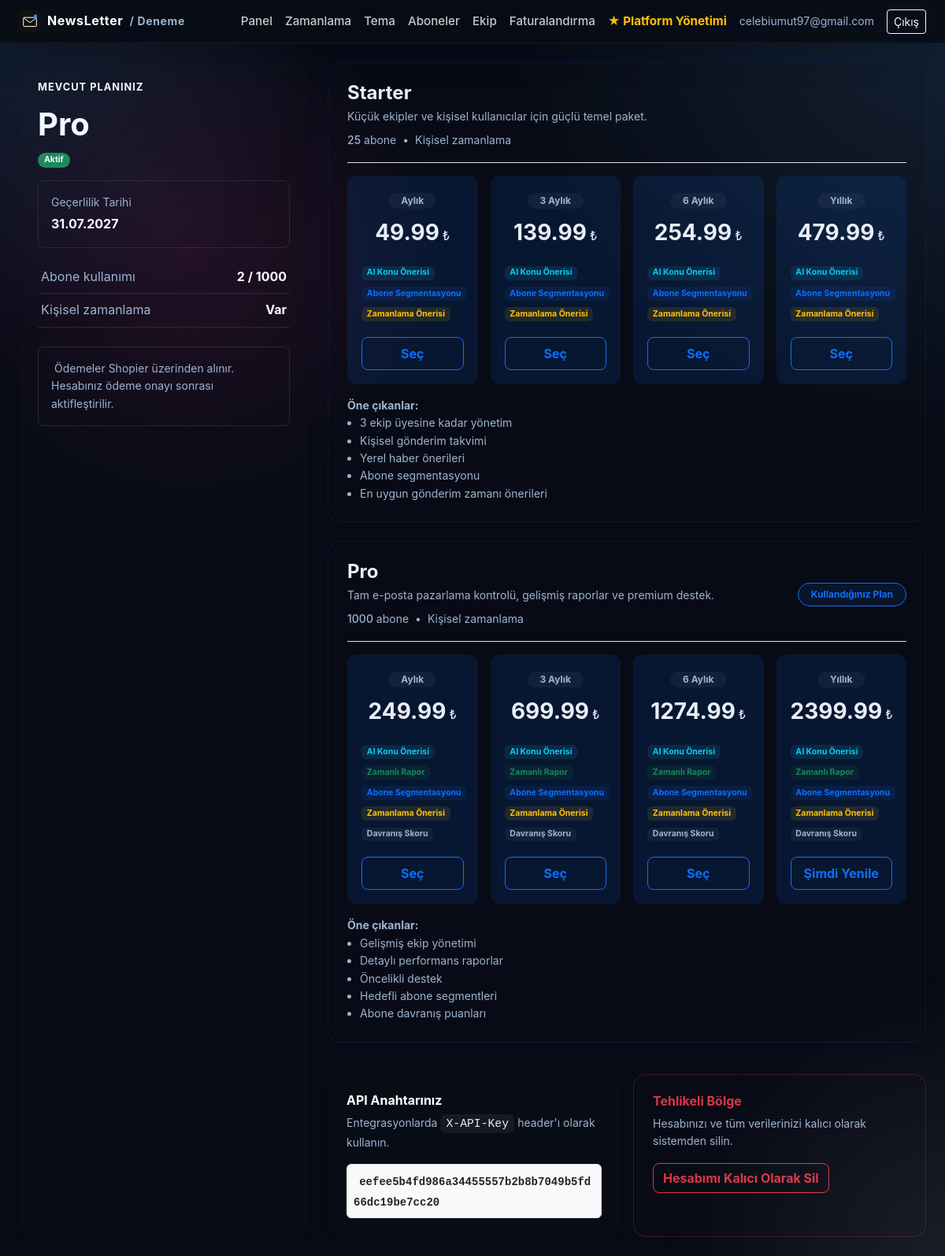
The page /panel/billing (signed in) on the database its author committed.
### app/models.py (models this page shows)
class Organization(Base):
    __tablename__ = "organizations"
    id = Column(Integer, primary_key=True)
    name = Column(String(200), nullable=False)
    slug = Column(String(200), unique=True, nullable=False)
    brand_name = Column(String(200), nullable=False)  # mail/panelde görünen marka adı
    owner_email = Column(String(255), nullable=False)
    account_type = Column(String(20), default="company", nullable=False)  # company | individual
    sector_id = Column(Integer, ForeignKey("sectors.id"), nullable=True)  # kayıt sırasında seçilen sektör
    mail_theme = Column(String(20), default="klasik", nullable=False)  # klasik | minimal
    mail_accent = Column(String(20), default="#111111", nullable=False)  # bültende kullanılan vurgu rengi (hex)
    created_at = Column(DateTime, default=datetime.utcnow, nullable=False)
    plan = Column(String(30), default="free", nullable=False)  # free | starter | pro
    subscription_status = Column(String(30), default="trialing", nullable=False)
    trial_ends_at = Column(DateTime, nullable=True)
    subscription_expires_at = Column(DateTime, nullable=True)  # Shopier tekrarlayan ödeme yapmadığı için manuel takip edilir
    current_duration_days = Column(Integer, nullable=True)  # 30/90/180/365 - hangi süre paketi aktif, Faturalandırma sayfasında doğru kutuyu "Yenile" göstermek için
    renewal_reminder_sent_at = Column(DateTime, nullable=True)
    api_key = Column(String(64), unique=True, nullable=True)
    mail_theme = Column(String, default="klasik")
    mail_accent = Column(String, default="#000000")

### app/routers/billing.py (the view)
@router.get("")
def billing_page(request: Request, db: Session = Depends(get_db), success: int | None = None,
                  error: str | None = None):
    guard, org = _guard(request, db)
    if guard:
        return guard
    plan = get_plan(org.plan, org.account_type)
    abone_sayisi = db.query(Subscriber).filter(Subscriber.organization_id == org.id).count()
    fiyat_tablosu = {}
    for plan_key in PLAN_LIMITS:
        if plan_key == "free":
            continue
        fiyat_tablosu[plan_key] = {
            duration_key: get_price(plan_key, duration_key) for duration_key in DURATIONS
        }
    plan_overrides = {key: get_plan(key, org.account_type) for key in PLAN_LIMITS if key != "free"}
    return templates.TemplateResponse("billing.html", {
        "request": request, "user": current_user_email(request), "org": org,
        "plan": plan, "abone_sayisi": abone_sayisi, "plans": PLAN_LIMITS,
        "plan_overrides": plan_overrides, "durations": DURATIONS, "fiyat_tablosu": fiyat_tablosu,
        "success": success, "error": error,
    })

### app/templates/billing.html (shortened to what this page needs)
{% extends "base.html" %}
{% block content %}
<div class="row g-4">
  <div class="col-md-4">
    <div class="card-corp p-4 rounded-4 shadow-sm border-0 h-100">
      <h6 class="text-uppercase text fw-bold mb-3" style="letter-spacing: 1px; font-size: 0.8rem;">Mevcut Planınız</h6>
      <p class="display-6 fw-bold mb-2 text-white">{{ plan.label }}</p>
      <p class="small mb-3">
        {% if org.subscription_status == 'trialing' %}<span class="badge bg-warning text-dark px-2 py-1 rounded-pill">Deneme süresi</span>
        {% elif org.subscription_status == 'active' %}<span class="badge bg-success px-2 py-1 rounded-pill">Aktif</span>
        {% elif org.subscription_status == 'expired' %}<span class="badge bg-danger px-2 py-1 rounded-pill">Süresi doldu</span>
        {% else %}<span class="badge bg-secondary px-2 py-1 rounded-pill">{{ org.subscription_status }}</span>{% endif %}
      </p>
      {% if org.subscription_expires_at and org.plan != 'free' %}
      <div class="p-3 bg-transparent rounded-3 border border-secondary border-opacity-25 mb-3">
        <span class="d-block small text-secondary mb-1">Geçerlilik Tarihi</span>
        <strong class="text-white">{{ org.subscription_expires_at.strftime('%d.%m.%Y') }}</strong>
      </div>
      {% endif %}
      <table class="table table-borderless table-sm mb-4" style="--bs-table-bg: transparent; --bs-table-color: inherit;">
        <tr class="border-bottom border-secondary border-opacity-25">
          <td class="text-secondary py-2">Abone kullanımı</td>
          <td class="text-end fw-bold py-2 text-white">{{ abone_sayisi }} / {{ plan.max_subscribers }}</td>
        </tr>
        <tr class="border-bottom border-secondary border-opacity-25">
          <td class="text-secondary py-2">Kişisel zamanlama</td>
          <td class="text-end fw-bold py-2 text-white">{{ 'Var' if plan.custom_schedule_allowed else 'Yok' }}</td>
        </tr>
      </table>
      <div class="p-3 border border-secondary border-opacity-25 small mb-0 rounded-3 text-secondary bg-transparent">
         Ödemeler Shopier üzerinden alınır. Hesabınız ödeme onayı sonrası aktifleştirilir.
      </div>
    </div>
  </div>
  <div class="col-md-8">
    {% for key, p in plans.items() %}
    {% if key != 'free' %}
    <div class="plan-wrapper p-4 mb-4 shadow-sm">
      {% set active_plan = plan_overrides[key] %}
      <div class="d-flex justify-content-between align-items-center mb-3 border-bottom pb-3">
        <div>
          <h5 class="fw-bold mb-1 text fs-4">{{ p.label }}</h5>
          <p class="small text-secondary mb-2">{{ p.description }}</p>
          <div class="text-secondary small">
            <span class="fw-medium text">{{ active_plan.max_subscribers }}</span> abone
            {% if active_plan.custom_schedule_allowed %}<span class="mx-1">&bull;</span> Kişisel zamanlama{% endif %}
          </div>
        </div>
        {% if key == org.plan %}
          <span class="badge bg-primary bg-opacity-10 text-primary border border-primary px-3 py-2 rounded-pill">Kullandığınız Plan</span>
        {% endif %}
      </div>
      <div class="row g-3">
        {% for dkey, d in durations.items() %}
        <div class="col-6 col-lg-3">
          <div class="duration-card p-3 text-center h-100 d-flex flex-column justify-content-between">
            <div class="mb-3">
              <span class="badge bg-secondary bg-opacity-10 text-secondary mb-2 rounded-pill px-3 py-1">{{ d.label }}</span>
              <div class="fw-bolder fs-3 price-text text">
                {{ '%.2f'|format(fiyat_tablosu[key][dkey]) }}<span class="fs-6 text fw-normal ms-1">₺</span>
              </div>
            </div>
            <div class="text-start small text-secondary mb-3">
              {% if active_plan.ai_subject_suggestions %}<span class="badge bg-info bg-opacity-10 text-info me-1 mb-1">AI Konu Önerisi</span>{% endif %}
              {% if active_plan.scheduled_reports %}<span class="badge bg-success bg-opacity-10 text-success me-1 mb-1">Zamanlı Rapor</span>{% endif %}
              {% if active_plan.subscriber_segmentation %}<span class="badge bg-primary bg-opacity-10 text-primary me-1 mb-1">Abone Segmentasyonu</span>{% endif %}
              {% if active_plan.send_time_insights %}<span class="badge bg-warning bg-opacity-10 text-warning me-1 mb-1">Zamanlama Önerisi</span>{% endif %}
              {% if active_plan.behavior_scores %}<span class="badge bg-secondary bg-opacity-10 text-secondary me-1 mb-1">Davranış Skoru</span>{% endif %}
            </div>
            <form method="post" action="/panel/billing/checkout/{{ key }}/{{ dkey }}">
              <button class="btn btn-outline-primary w-100 fw-bold btn-plan py-2">
                {% if key == org.plan and org.subscription_status == 'active' and d.days == org.current_duration_days %}
                  Şimdi Yenile
                {% else %}
                  Seç
                {% endif %}
              </button>
            </form>
          </div>
        </div>
        {% endfor %}
      </div>
      <div class="mt-3 small text-secondary">
        <strong>Öne çıkanlar:</strong>
        <ul class="mb-0 ps-3">
          {% for feature in active_plan.features %}
          <li>{{ feature }}</li>
          {% endfor %}
        </ul>
      </div>
    </div>
    {% endif %}
    {% endfor %}
    <div class="row g-3 mt-2">
      <div class="col-md-6">
        <div class="card-corp p-4 h-100 rounded-4 border-0 shadow-sm">
          <h6 class="fw-bold mb-2">API Anahtarınız</h6>
          <p class="small text-secondary mb-3">Entegrasyonlarda <code>X-API-Key</code> header'ı olarak kullanın.</p>
          <div class="bg-light p-2 rounded border text-break">
            <code class="small text-dark fw-bold">{{ org.api_key }}</code>
          </div>
        </div>
      </div>
      <div class="col-md-6">
        <div class="card-corp p-4 h-100 rounded-4 border border-danger border-opacity-25 shadow-sm">
          <h6 class="fw-bold mb-2 text-danger">Tehlikeli Bölge</h6>
          <p class="small text-secondary mb-3">Hesabınızı ve tüm verilerinizi kalıcı olarak sistemden silin.</p>
          <a href="/panel/delete-account" class="btn btn-outline-danger fw-bold rounded-3">Hesabımı Kalıcı Olarak Sil</a>
        </div>
      </div>
    </div>
  </div>
</div>
{% endblock %}

### app/templates/base.html (shortened to what this page needs)
<!DOCTYPE html>
<html lang="tr">
<head>
<link href="https://cdn.jsdelivr.net/npm/bootstrap@5.3.3/dist/css/bootstrap.min.css" rel="stylesheet">
<link href="/static/style.css" rel="stylesheet">
</head>
<body>
{% if user %}
<nav class="navbar navbar-dark navbar-corp">
  <div class="container-fluid px-4">
    <a class="navbar-brand fw-bold d-flex align-items-center gap-2" href="/panel">
      <img src="/static/logo.svg" alt="" height="28">
      {{ brand_name }}{% if org %}<span class="small text-secondary">/ {{ org.name }}</span>{% endif %}
    </a>
    <div class="d-flex align-items-center gap-3">
      <a href="/panel" class="nav-link-corp">Panel</a>
      <a href="/panel/schedule" class="nav-link-corp">Zamanlama</a>
      <a href="/panel/theme" class="nav-link-corp">Tema</a>
      {% if org and org.account_type == 'individual' %}
        <a href="/panel/my-categories" class="nav-link-corp">Kategorilerim</a>
      {% else %}
        <a href="/panel/subscribers" class="nav-link-corp">Aboneler</a>
        <a href="/panel/team" class="nav-link-corp">Ekip</a>
      {% endif %}
      <a href="/panel/billing" class="nav-link-corp">Faturalandırma</a>
      {% if user and owner_email and user.lower() == owner_email.lower() %}
        <a href="/owner" class="nav-link-corp text-warning fw-bold">★ Platform Yönetimi</a>
      {% endif %}
      <span class="text-secondary small">{{ user }}</span>
      <a href="/logout" class="btn btn-sm btn-outline-light">Çıkış</a>
    </div>
  </div>
</nav>
{% endif %}
<div class="container-fluid px-4 py-4">
{% block content %}{% endblock %}
</div>
</body>
</html>

### app/static/style.css (style rules this page uses)
:root { --bg-base: #070b16; --bg-layer: radial-gradient(circle at top right, rgba(96,180,255,0.14), transparent 28%), radial-gradient(circle at 20% 20%, rgba(225,47,145,0.14), transparent 20%), #070b16; --surface: rgba(15, 23, 40, 0.96); --surface-soft: rgba(13, 18, 32, 0.9); --surface-border: rgba(255,255,255,0.08); --text-primary: #e8eef8; --text-secondary: #9db4d1; --text-muted: #7d8fa8; --accent: #60b4ff; --accent-strong: #3f7fff; --accent-soft: rgba(96,180,255,0.16); --success: #34d399; --warning: #fbbf24; --danger: #fb7185; --shadow: 0 28px 80px rgba(0,0,0,0.28); }
* { box-sizing: border-box; }
html, body { min-height: 100%; }
body { margin: 0; font-family: 'Inter', -apple-system, BlinkMacSystemFont, 'Segoe UI', Roboto, Arial, sans-serif; background: var(--bg-layer); color: var(--text-primary); line-height: 1.6; -webkit-font-smoothing: antialiased; text-rendering: optimizeLegibility; }
body::before { content: ''; position: fixed; inset: 0; background: radial-gradient(circle at top left, rgba(96,180,255,0.12), transparent 22%), radial-gradient(circle at bottom right, rgba(255,255,255,0.08), transparent 18%); pointer-events: none; z-index: 0; }
nav.navbar-corp { background: rgba(8, 12, 21, 0.92); backdrop-filter: blur(18px); box-shadow: 0 18px 40px rgba(0,0,0,0.16); border-bottom: 1px solid rgba(255,255,255,0.06); position: sticky; top: 0; z-index: 50; }
.navbar-brand { color: #fff; font-size: 1rem; letter-spacing: 0.04em; }
.nav-link-corp { color: rgba(255,255,255,0.78); text-decoration: none; font-size: 0.95rem; font-weight: 500; }
.card-corp { background: var(--surface); border: 1px solid var(--surface-border); border-radius: 24px; box-shadow: var(--shadow); color: var(--text-primary); }
.card-corp h6, .card-corp h5, .card-corp h4 { color: #fff; }
.text-secondary { color: var(--text-secondary) !important; }
code { background: rgba(255,255,255,0.06); color: var(--text-primary); padding: 0.25rem 0.45rem; border-radius: 8px; font-size: 0.92rem; }

### app/templates/billing.html (style rules this page uses)
.plan-wrapper, .card-corp { background: rgba(16, 19, 22, 0.12) !important; border: 1px solid rgba(13, 110, 253, 0.12); transition: all 0.3s ease; }
.plan-wrapper { border-radius: 16px; }
.duration-card { background: rgba(13, 110, 253, 0.12); border: 2px solid transparent; border-radius: 12px; transition: all 0.3s cubic-bezier(0.4, 0, 0.2, 1); }
.btn-plan { border-radius: 8px; transition: all 0.3s ease; }

### rows shown on the page
Organization: name "Deneme", owner_email "celebiumut97@gmail.com", label "Pro", subscription_expires_at "31.07.2027", api_key "eefee5b4fd986a34455557b2b8b7049b5fd66dc19be7cc20"

### other values the page prints
{{ brand_name }} "NewsLetter"
{{ abone_sayisi }} "2"
{{ plan.max_subscribers }} "1000"
{{ 'Var' if plan.custom_schedule_allowed else 'Yok' }} "Var"
{{ p.label }} "Starter" "Pro"
{{ p.description }} "Küçük ekipler ve kişisel kullanıcılar için güçlü temel paket." "Tam e-posta pazarlama kontrolü, gelişmiş raporlar ve premium destek."
{{ active_plan.max_subscribers }} "25" "1000"
{{ d.label }} "Aylık" "3 Aylık" "6 Aylık" "Yıllık" "Aylık" "3 Aylık" "6 Aylık" "Yıllık"
{{ '%.2f'|format(fiyat_tablosu[key][dkey]) }} "49.99" "139.99" "254.99" "479.99" "249.99" "699.99" "1274.99" "2399.99"
{{ feature }} "3 ekip üyesine kadar yönetim" "Kişisel gönderim takvimi" "Yerel haber önerileri" "Abone segmentasyonu" "En uygun gönderim zamanı önerileri" "Gelişmiş ekip yönetimi" "Detaylı performans raporlar" "Öncelikli destek" "Hedefli abone segmentleri" "Abone davranış puanları"
